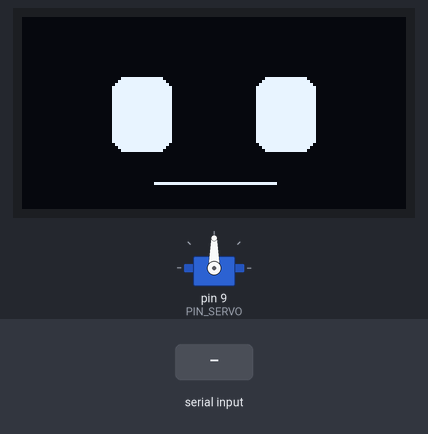
The sketch below on a simulated Arduino Uno, built with avr-gcc and run on an emulated ATmega328P. Parts: 128×64 one-colour display, servo. The test bench sets the inputs (shaded band).

Above: at 1.2 s.
1.3 s: "HABLAR\n" received over Serial
At 1.44 s:
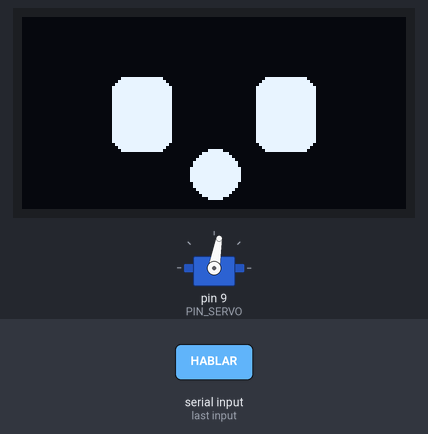
At 2.04 s:
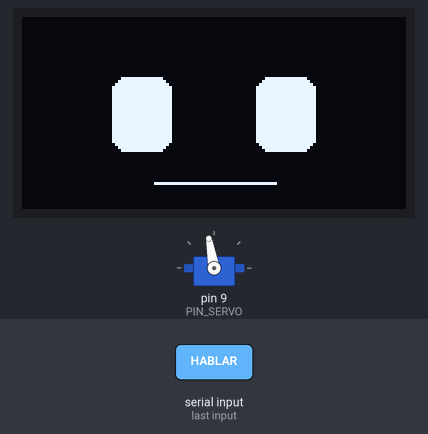
3.4 s: "PENSANDO\n" received over Serial
At 3.9 s:
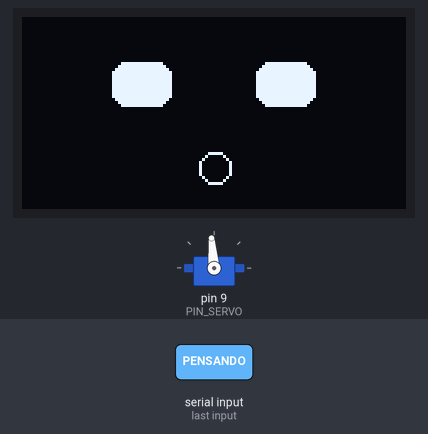
Timing chart, 0 to 12.4 s (numbered marks = the images above; inputs shaded):
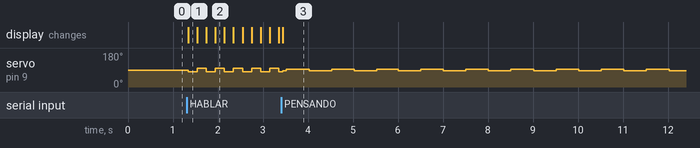

The sketch:

Chasky_Cuerpo.ino
```cpp
#include <Wire.h>
#include <Adafruit_GFX.h>
#include <Adafruit_SSD1306.h>
#include <Servo.h>

// --- CONFIGURACIÓN HARDWARE ---
#define SCREEN_WIDTH 128
#define SCREEN_HEIGHT 64
Adafruit_SSD1306 display(SCREEN_WIDTH, SCREEN_HEIGHT, &Wire, -1);

Servo cuello;
const int PIN_SERVO = 9;

// --- ESTADOS DEL ROBOT ---
String comando = "REPOSO";
unsigned long tiempoAnterior = 0;
bool bocaAbierta = false;

void setup() {
  Serial.begin(9600);

  // Inicializar OLED
  if(!display.begin(SSD1306_SWITCHCAPVCC, 0x3C)) {
    for(;;); // Bloqueo si no hay pantalla
  }

  // Inicializar Servo
  cuello.attach(PIN_SERVO);
  cuello.write(90); // Posición central

  mostrarCaraNormal();
}

void loop() {
  // 1. Escuchar al Cerebro (Python)
  if (Serial.available() > 0) {
    comando = Serial.readStringUntil('\n');
    comando.trim();
  }

  // 2. Ejecutar acciones según el comando
  if (comando == "HABLAR") {
    animacionHablar();
  }
  else if (comando == "PENSANDO") {
    mostrarCaraPensando();
  }
  else {
    mostrarCaraNormal();
    cuello.write(90); // Vuelve al centro
  }
}

// --- FUNCIONES DE EXPRESIONES ---

void mostrarCaraNormal() {
  display.clearDisplay();
  // Ojos (rectángulos redondeados)
  display.fillRoundRect(30, 20, 20, 25, 5, WHITE);
  display.fillRoundRect(78, 20, 20, 25, 5, WHITE);
  // Boca simple
  display.drawLine(44, 55, 84, 55, WHITE);
  display.display();
}

void mostrarCaraPensando() {
  display.clearDisplay();
  // Ojos achinados o mirando arriba
  display.fillRoundRect(30, 15, 20, 15, 5, WHITE);
  display.fillRoundRect(78, 15, 20, 15, 5, WHITE);
  // Boca de duda
  display.drawCircle(64, 50, 5, WHITE);
  display.display();
  // Mover el cuello un poquito de lado a lado
  if (millis() % 1000 < 500) cuello.write(85);
  else cuello.write(95);
}

void animacionHablar() {
  // Animación simple de boca y movimiento de servo
  if (millis() - tiempoAnterior > 200) {
    tiempoAnterior = millis();
    bocaAbierta = !bocaAbierta;

    display.clearDisplay();
    // Ojos
    display.fillRoundRect(30, 20, 20, 25, 5, WHITE);
    display.fillRoundRect(78, 20, 20, 25, 5, WHITE);

    if (bocaAbierta) {
      display.fillCircle(64, 52, 8, WHITE); // Boca abierta
      cuello.write(80);
    } else {
      display.drawLine(44, 55, 84, 55, WHITE); // Boca cerrada
      cuello.write(100);
    }
    display.display();
  }
}
```

Measured:
- after the input at 1.3 s, servo on pin 9 (PIN_SERVO): alternates 100° for 0.20 s and 80° for 0.20 s, starting at once; the display: changes at once (image 1)
- after the input at 3.4 s, the display: changes at once (image 3)
